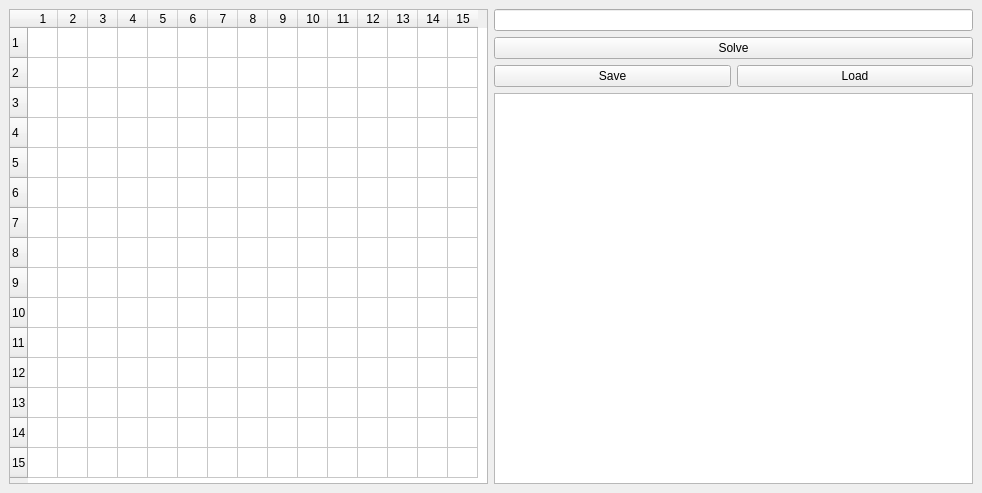
<?xml version="1.0" encoding="UTF-8"?>
<ui version="4.0">
 <class>MainWindow</class>
 <widget class="QMainWindow" name="MainWindow">
  <property name="geometry">
   <rect>
    <x>0</x>
    <y>0</y>
    <width>982</width>
    <height>493</height>
   </rect>
  </property>
  <property name="windowTitle">
   <string>Scrabble Solver</string>
  </property>
  <widget class="QWidget" name="centralwidget">
   <layout class="QHBoxLayout" name="horizontalLayout">
    <item>
     <widget class="QTableWidget" name="board">
      <attribute name="horizontalHeaderDefaultSectionSize">
       <number>30</number>
      </attribute>
      <attribute name="horizontalHeaderMinimumSectionSize">
       <number>30</number>
      </attribute>
      <attribute name="verticalHeaderMinimumSectionSize">
       <number>30</number>
      </attribute>
      <row>
       <property name="text">
        <string>1</string>
       </property>
      </row>
      <row>
       <property name="text">
        <string>2</string>
       </property>
      </row>
      <row>
       <property name="text">
        <string>3</string>
       </property>
      </row>
      <row>
       <property name="text">
        <string>4</string>
       </property>
      </row>
      <row>
       <property name="text">
        <string>5</string>
       </property>
      </row>
      <row>
       <property name="text">
        <string>6</string>
       </property>
      </row>
      <row>
       <property name="text">
        <string>7</string>
       </property>
      </row>
      <row>
       <property name="text">
        <string>8</string>
       </property>
      </row>
      <row>
       <property name="text">
        <string>9</string>
       </property>
      </row>
      <row>
       <property name="text">
        <string>10</string>
       </property>
      </row>
      <row>
       <property name="text">
        <string>11</string>
       </property>
      </row>
      <row>
       <property name="text">
        <string>12</string>
       </property>
      </row>
      <row>
       <property name="text">
        <string>13</string>
       </property>
      </row>
      <row>
       <property name="text">
        <string>14</string>
       </property>
      </row>
      <row>
       <property name="text">
        <string>15</string>
       </property>
      </row>
      <column>
       <property name="text">
        <string>1</string>
       </property>
      </column>
      <column>
       <property name="text">
        <string>2</string>
       </property>
      </column>
      <column>
       <property name="text">
        <string>3</string>
       </property>
      </column>
      <column>
       <property name="text">
        <string>4</string>
       </property>
      </column>
      <column>
       <property name="text">
        <string>5</string>
       </property>
      </column>
      <column>
       <property name="text">
        <string>6</string>
       </property>
      </column>
      <column>
       <property name="text">
        <string>7</string>
       </property>
      </column>
      <column>
       <property name="text">
        <string>8</string>
       </property>
      </column>
      <column>
       <property name="text">
        <string>9</string>
       </property>
      </column>
      <column>
       <property name="text">
        <string>10</string>
       </property>
      </column>
      <column>
       <property name="text">
        <string>11</string>
       </property>
      </column>
      <column>
       <property name="text">
        <string>12</string>
       </property>
      </column>
      <column>
       <property name="text">
        <string>13</string>
       </property>
      </column>
      <column>
       <property name="text">
        <string>14</string>
       </property>
      </column>
      <column>
       <property name="text">
        <string>15</string>
       </property>
      </column>
     </widget>
    </item>
    <item>
     <layout class="QVBoxLayout" name="verticalLayout">
      <property name="leftMargin">
       <number>0</number>
      </property>
      <item>
       <widget class="QLineEdit" name="letters"/>
      </item>
      <item>
       <widget class="QPushButton" name="solve">
        <property name="text">
         <string>Solve</string>
        </property>
       </widget>
      </item>
      <item>
       <layout class="QHBoxLayout" name="horizontalLayout_2">
        <item>
         <widget class="QPushButton" name="save">
          <property name="text">
           <string>Save</string>
          </property>
         </widget>
        </item>
        <item>
         <widget class="QPushButton" name="load">
          <property name="text">
           <string>Load</string>
          </property>
         </widget>
        </item>
       </layout>
      </item>
      <item>
       <widget class="QTextEdit" name="results">
        <property name="font">
         <font>
          <family>Monospace</family>
         </font>
        </property>
        <property name="readOnly">
         <bool>true</bool>
        </property>
       </widget>
      </item>
     </layout>
    </item>
   </layout>
  </widget>
 </widget>
 <resources/>
 <connections/>
</ui>
